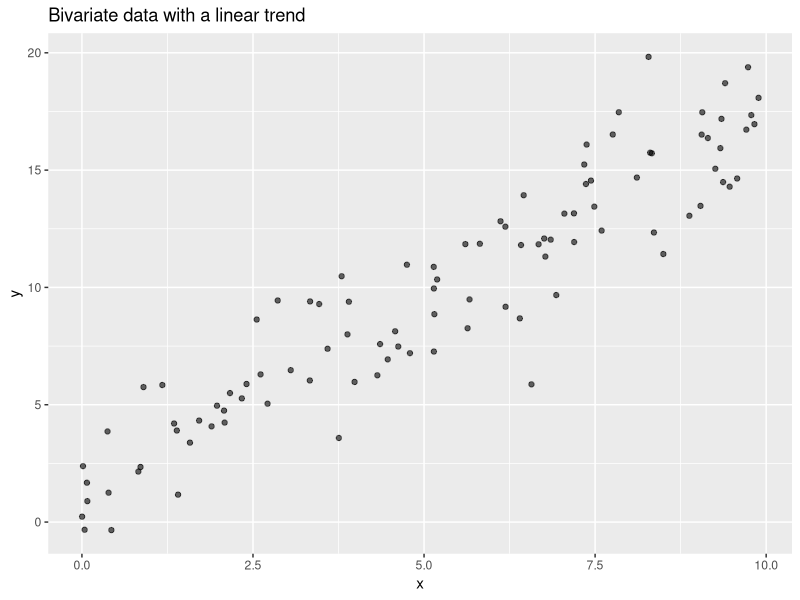
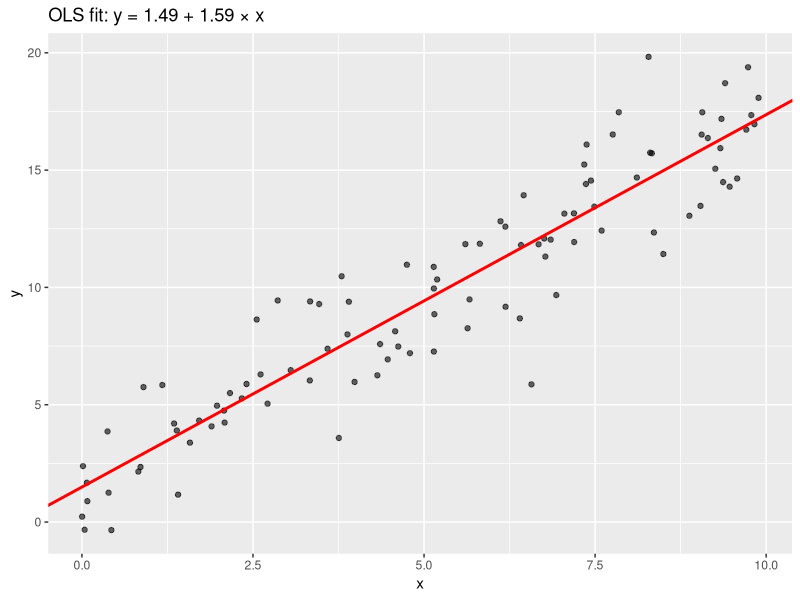
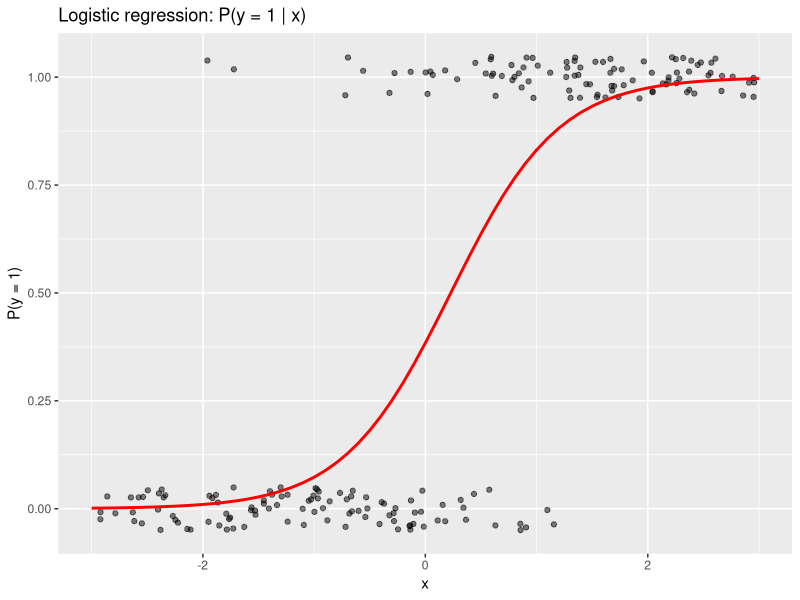
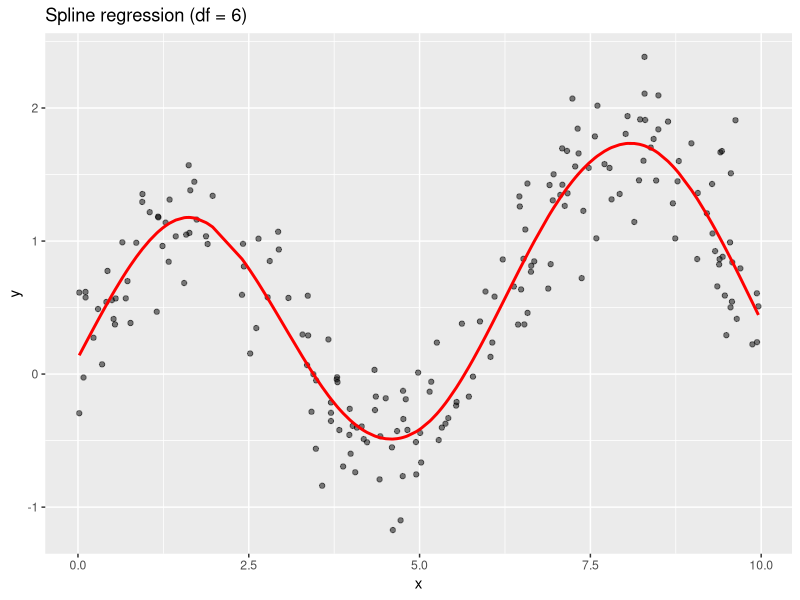
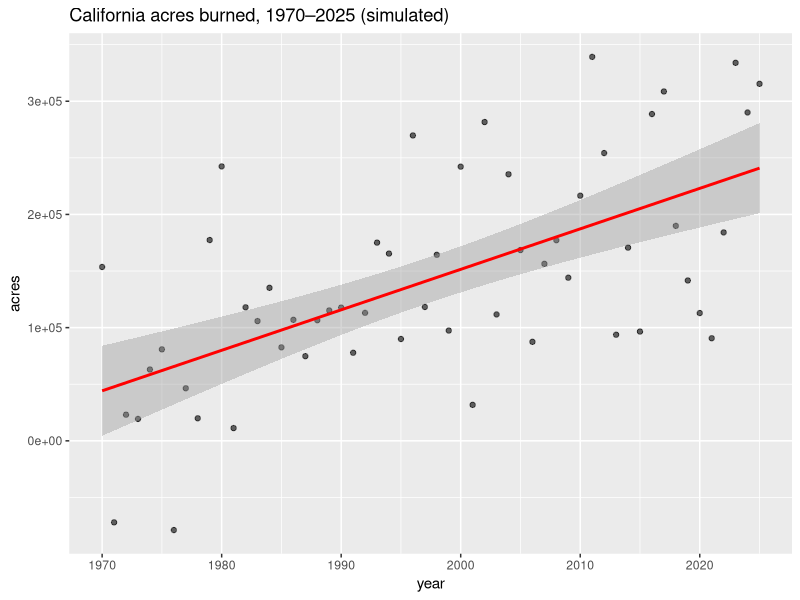
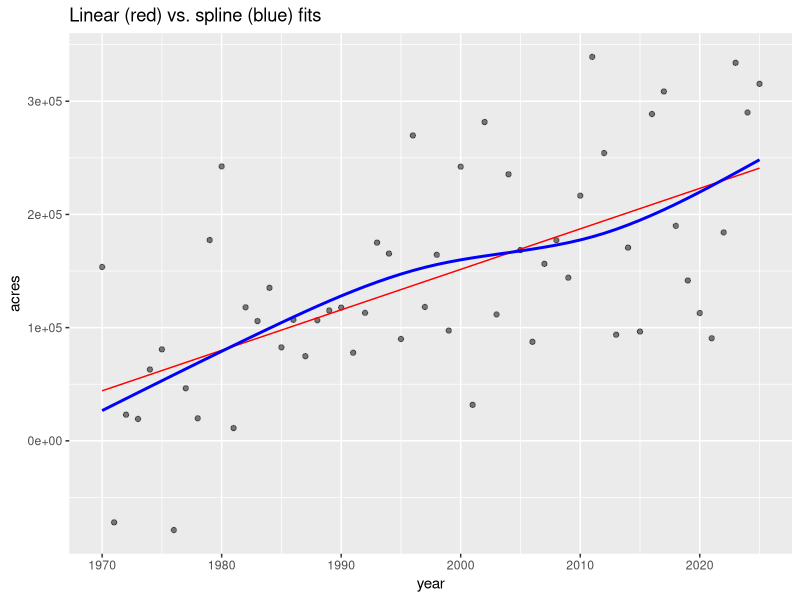

R code for these plots, in order:
## ---- chunk 1
knitr::opts_chunk$set(echo = TRUE, message = FALSE, warning = FALSE,
                      fig.width = 7, fig.height = 4, dpi = 120)
library(tidyverse)
set.seed(42)
## ---- chunk 2
n <- 100
x <- runif(n, 0, 10)
y <- 2 + 1.5 * x + rnorm(n, sd = 2)
xy <- tibble(x = x, y = y)

ggplot(xy, aes(x, y)) +
  geom_point(alpha = 0.6) +
  labs(title = "Bivariate data with a linear trend")
## ---- chunk 3
beta1_hat <- sum((x - mean(x)) * (y - mean(y))) /
             sum((x - mean(x))^2)
beta0_hat <- mean(y) - beta1_hat * mean(x)
c(intercept = beta0_hat, slope = beta1_hat)
## ---- chunk 4
coef(lm(y ~ x))
## ---- chunk 5
ggplot(xy, aes(x, y)) +
  geom_point(alpha = 0.6) +
  geom_abline(intercept = beta0_hat, slope = beta1_hat,
              color = "red", linewidth = 1) +
  labs(title = sprintf("OLS fit: y = %.2f + %.2f × x", beta0_hat, beta1_hat))
## ---- chunk 6
# Orthogonal (total least squares) via principal component
xc <- scale(xy$x, scale = FALSE)
yc <- scale(xy$y, scale = FALSE)
pc <- prcomp(cbind(xc, yc))

v          <- pc$rotation[, 1]            # first principal component
slope_orth <- v[2] / v[1]
intercept_orth <- mean(y) - slope_orth * mean(x)
c(intercept_orth = intercept_orth, slope_orth = slope_orth)
## ---- chunk 7
library(quantreg)   # install.packages("quantreg")
rq_fit <- rq(y ~ x, tau = 0.5)   # median regression = L1
coef(rq_fit)
## ---- chunk 8
methods <- tibble(
  method    = c("OLS (vertical)", "Orthogonal", "L1 (median)"),
  intercept = c(beta0_hat, intercept_orth, coef(rq_fit)[1]),
  slope     = c(beta1_hat, slope_orth,     coef(rq_fit)[2])
)
methods
## ---- chunk 9
set.seed(1)
n <- 200
x <- runif(n, -3, 3)
logit_p <- -1 + 2 * x
p <- plogis(logit_p)                  # logistic function
y <- rbinom(n, size = 1, prob = p)    # binary outcome

log_df <- tibble(x = x, y = y)

fit_log <- glm(y ~ x, data = log_df, family = binomial)
summary(fit_log)
## ---- chunk 10
pred <- tibble(x = seq(-3, 3, 0.1))
pred$p <- predict(fit_log, newdata = pred, type = "response")

ggplot(log_df, aes(x, y)) +
  geom_jitter(height = 0.05, alpha = 0.5) +
  geom_line(data = pred, aes(x, p), color = "red", linewidth = 1) +
  labs(title = "Logistic regression: P(y = 1 | x)", y = "P(y = 1)")
## ---- chunk 11
n <- 200
x <- sort(runif(n, 0, 10))
y <- sin(x) + 0.1 * x + rnorm(n, sd = 0.3)

spline_df <- tibble(x = x, y = y)

# Natural cubic spline with 6 knots
library(splines)
fit_spline <- lm(y ~ ns(x, df = 6), data = spline_df)
spline_df$yhat <- predict(fit_spline)

ggplot(spline_df, aes(x, y)) +
  geom_point(alpha = 0.5) +
  geom_line(aes(y = yhat), color = "red", linewidth = 1) +
  labs(title = "Spline regression (df = 6)")
## ---- chunk 12
# Use the first (linear) example again
xy <- tibble(x = runif(100, 0, 10),
             y = NA)
xy$y <- 0.3 * xy$x + rnorm(100, sd = 3)   # weak true slope

obs_slope <- coef(lm(y ~ x, data = xy))[2]

n_sim <- 5000
null_slope <- numeric(n_sim)
for (i in seq_len(n_sim)) {
  shuffled <- xy
  shuffled$y <- sample(xy$y)             # break x–y link
  null_slope[i] <- coef(lm(y ~ x, data = shuffled))[2]
}

p_value <- mean(abs(null_slope) >= abs(obs_slope))
p_value
## ---- chunk 13
B <- 10000
boot_slope <- numeric(B)
for (i in seq_len(B)) {
  idx <- sample(seq_len(nrow(xy)), nrow(xy), replace = TRUE)
  boot_slope[i] <- coef(lm(y ~ x, data = xy[idx, ]))[2]
}
quantile(boot_slope, c(0.025, 0.975))
## ---- chunk 14
confint(lm(y ~ x, data = xy), "x")
## ---- chunk 15
# Chapter's question: are California wildfires increasing?
# Simulated annual-burned-acres series:
years <- 1970:2025
acres <- 50000 + 3000 * (years - 1970) + rnorm(length(years), sd = 80000)
fires <- tibble(year = years, acres = acres)

fit <- lm(acres ~ year, data = fires)
summary(fit)$coefficients
confint(fit)

ggplot(fires, aes(year, acres)) +
  geom_point(alpha = 0.6) +
  geom_smooth(method = "lm", color = "red") +
  labs(title = "California acres burned, 1970–2025 (simulated)")
## ---- chunk 16
fit_sp <- lm(acres ~ ns(year, df = 4), data = fires)
fires$linear <- predict(fit,    newdata = fires)
fires$spline <- predict(fit_sp, newdata = fires)

ggplot(fires, aes(year, acres)) +
  geom_point(alpha = 0.5) +
  geom_line(aes(y = linear), color = "red") +
  geom_line(aes(y = spline), color = "blue", linewidth = 1) +
  labs(title = "Linear (red) vs. spline (blue) fits")
